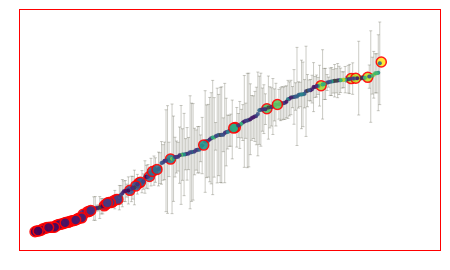

The cell this chart's notebook holds for it:
### Code cell
my_plotly_plot(
    figure=fig,

    # layout=None,
    # layout_override=None,

    plot_name="al_main_plot",
    save_dir="out_plot",
    data=None,
    write_pdf_svg=True,
    write_html=True,
    write_png=True,
    png_scale=10,
    write_pdf=True,

    # write_svg=False,
    # upload_plot=False,
    )

fig.show()

### Figure 1 — Plotly figure (JSON) as saved in the notebook; plotly's stock layout.template omitted (floating-point values rounded to 4 significant figures; data arrays with more than 128 entries replaced by an {"elided": "..."} marker saying what was removed)
{"data": [{"error_y": {"array": {"elided": "259 float values"}, "color": "rgba(80,80,60,1.0)", "thickness": 0.3, "type": "data", "visible": true, "width": 1.5}, "marker": {"color": {"elided": "259 float values"}, "colorscale": [[0, "#440154"], [0.1111, "#482878"], [0.2222, "#3e4989"], [0.3333, "#31688e"], [0.4444, "#26828e"], [0.5556, "#1f9e89"], [0.6667, "#35b779"], [0.7778, "#6ece58"], [0.8889, "#b5de2b"], [1, "#fde725"]], "line": {"color": {"elided": "259 str values"}, "width": {"elided": "259 float values"}}, "opacity": 0.9, "size": {"elided": "259 int values"}}, "mode": "markers", "text": {"elided": "259 int values"}, "type": "scatter", "x": {"elided": "259 mixed values"}, "y": {"elided": "259 float values"}}], "layout": {"font": {"color": "black", "family": "Arial"}, "height": 270, "margin": {"b": 20, "l": 20, "r": 10, "t": 10}, "paper_bgcolor": "rgba(0, 0, 0, 0)", "plot_bgcolor": "rgba(0, 0, 0, 0)", "showlegend": false, "width": 450, "xaxis": {"linecolor": "red", "linewidth": 1, "mirror": true, "range": [-10, 269], "showgrid": false, "showline": true, "showticklabels": false, "type": "linear"}, "yaxis": {"autorange": true, "linecolor": "red", "linewidth": 1, "mirror": true, "range": [-6.68, -3.911], "showgrid": false, "showline": true, "showticklabels": false, "type": "linear"}}}
